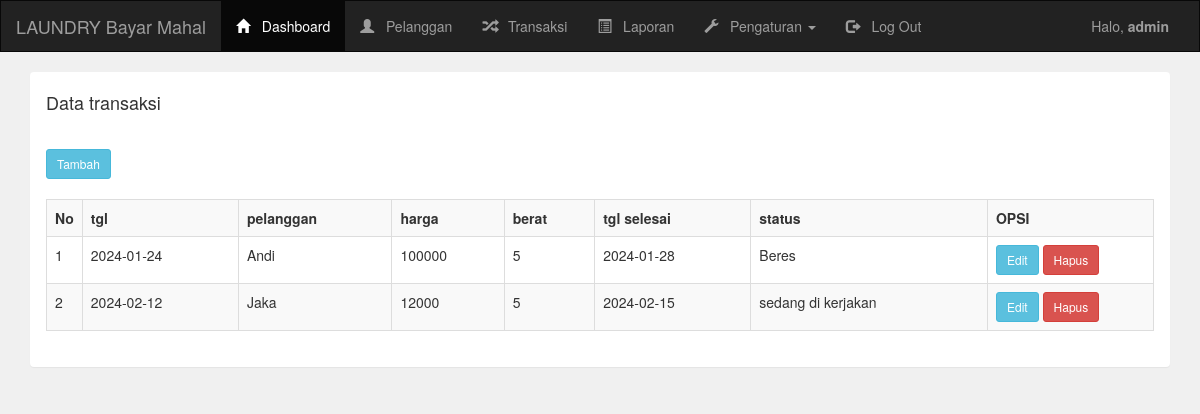
Screenshot of /admin/transaksi.php (signed in) with the database file from the repository.
### tables this page shows
CREATE TABLE `transaksi` (
  `transaksi_id` int(11) NOT NULL,
  `tgl` date NOT NULL,
  `pelanggan` varchar(255) NOT NULL,
  `harga` int(11) NOT NULL,
  `berat` int(11) NOT NULL,
  `tgl_selesai` date NOT NULL,
  `status` varchar(255) NOT NULL
);

### admin/transaksi.php (the view)
<?php include 'header.php'; ?>
<div class="container">
    <div class="panel">
        <div class="panel-heading">
            <h4>Data transaksi</h4>
        </div>
        <div class="panel-body">
            <a href="transaksi_tambah.php" class="btn btn-sm btn-info full-right">Tambah</a>
            <br />
            <br />
            <table class="table table-bordered table-striped">
                <tr>
                    <th width="1%">No</th>
                    <th>tgl</th>
                    <th>pelanggan</th>
                    <th>harga</th>
                    <th>berat</th>
                    <th>tgl selesai</th>
                    <th>status</th>
                    <th width="15%">OPSI</th>
                </tr>
                <?php
                    include '../koneksi.php';
                    $data = mysqli_query($koneksi,"select * from transaksi");
                    $no = 1;
                    while($d=mysqli_fetch_array($data)){
                        ?>
                <tr>
                    <td><?php echo $no++; ?></td>
                    <td><?php echo $d['tgl'];?></td>
                    <td><?php echo $d['pelanggan'];?></td>
                    <td><?php echo $d['harga']; ?></td>
                    <td><?php echo $d['berat'];  ?></td>
                    <td><?php echo $d['tgl_selesai'];?></td>
                    <td><?php echo $d['status'];?></td>
                    <td><a href="pelanggan_edit.php?id=<?php echo $d['transaksi_id'] ?>"
                            class="btn btn-sm btn-info">Edit</a>
                        <a href="pelanggan_hapus.php?id=<?php echo $d['transaksi_id']; ?>"
                            class="btn btn-sm btn-danger">Hapus</a>
                    </td>
                </tr>
                <?php
                    }
                    ?>
            </table>
        </div>
    </div>
</div>
<?php include 'footer.php'; ?>

### admin/header.php (shortened to what this page needs)
<!DOCTYPE html>
<html lang="en">
<head>
    <link rel="stylesheet" type="text/css" href="../assets/css/bootstrap.css">
</head>
<body style="background: #f0f0f0">
    <nav class="navbar navbar-inverse" style="border-radius:0px;">
        <div class="container-fluid">
            <div class="navbar-header">
                <a href="index.php" class="navbar-brand">LAUNDRY Bayar Mahal</a>
            </div>
            <div class="collapse navbar-collapse" id="jaka">
                <ul class="nav navbar-nav">
                    <li class="active">
                        <a href="index.php" class="">
                            <i class="glyphicon glyphicon-home"></i> &nbsp; Dashboard
                        </a>
                    </li>
                    <li>
                        <a href="pelanggan.php" class="">
                            <i class="glyphicon glyphicon-user"></i> &nbsp; Pelanggan
                        </a>
                    </li>
                    <li>
                        <a href="transaksi.php" class="">
                            <i class="glyphicon glyphicon-random"></i> &nbsp; Transaksi
                        </a>
                    </li>
                    <li>
                        <a href="laporan.php" class="">
                            <i class="glyphicon glyphicon-list-alt"></i> &nbsp; Laporan
                        </a>
                    </li>
                    <li class="dropdown">
                        <a href="#" class="dropdown-toggle" data-toggle="dropdown" role="button" aria-haspopup="true"
                            ara-expanded="false">
                            <i class="glyphicon glyphicon-wrench"></i> &nbsp; Pengaturan <span class="caret"></span>
                        </a>
                    </li>
                    <li>
                        <a href="logout.php" class="">
                            <i class="glyphicon glyphicon-log-out"></i> &nbsp; Log Out
                        </a>
                    </li>
                </ul>
                <ul class="nav navbar-nav navbar-right">
                    <li class="navbar-text">Halo, <b><?= $_SESSION['username'] ?></b></li>
                </ul>
            </div>
        </div>
    </nav>

### admin/footer.php
</body>
</html>

### rows the page displays
transaksi: tgl "2024-01-24", pelanggan "Andi", harga "100000", berat "5", tgl_selesai "2024-01-28", status "Beres"
transaksi: tgl "2024-02-12", pelanggan "Jaka", harga "12000", berat "5", tgl_selesai "2024-02-15", status "sedang di kerjakan"

### other values shown
$_SESSION['username'] "admin"
